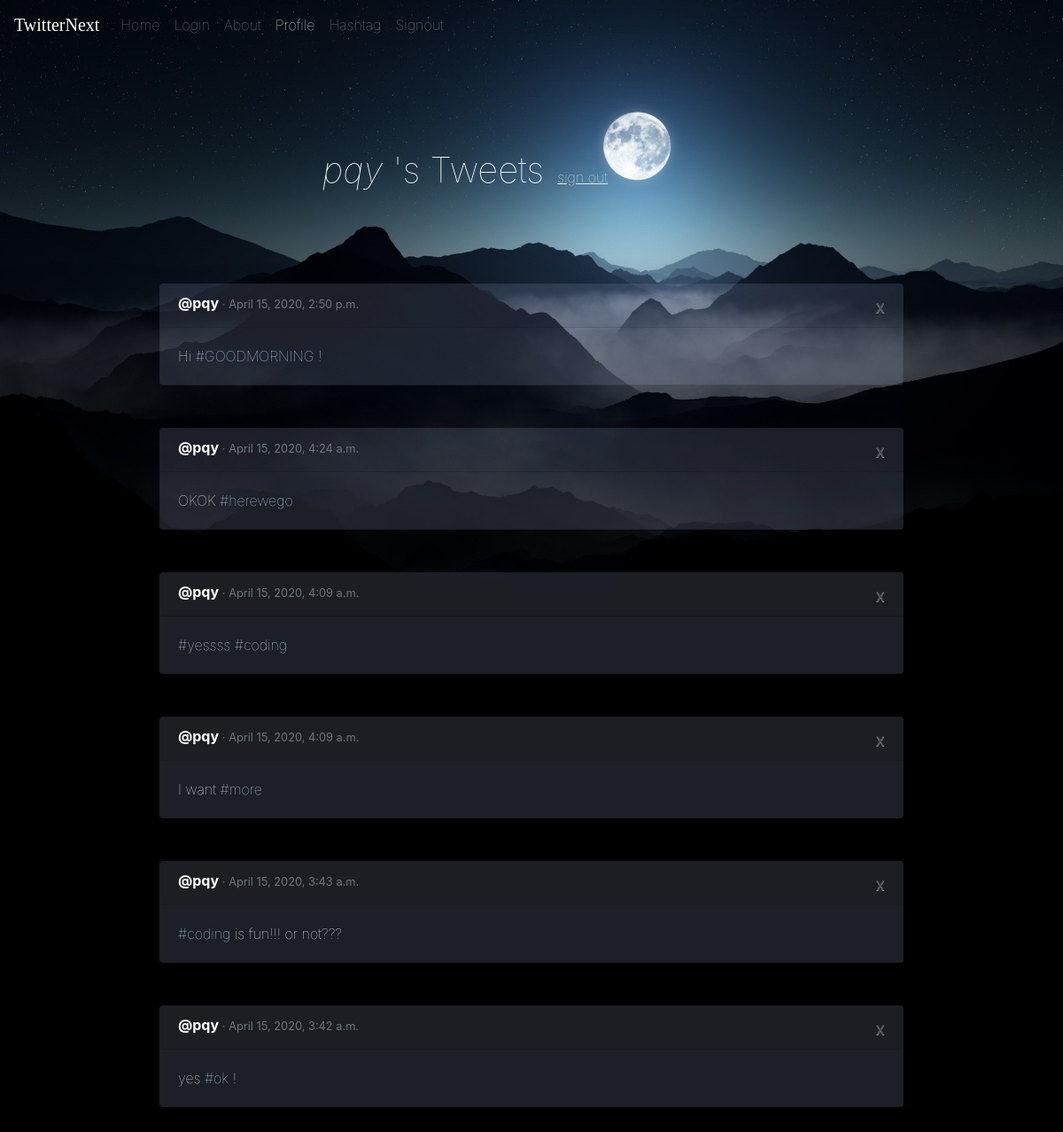
The page /profile/ (signed in) on the database its author committed.
### core/models.py (models this page shows, shortened)
class Tweet(models.Model):
    body = models.CharField(max_length=280)
    created_at = models.DateTimeField(auto_now=True)
    author = models.ForeignKey(User, on_delete=models.DO_NOTHING)
    likes = models.ManyToManyField(User, related_name='likes')
    parsed = models.ManyToManyField('TextPair')

class TextPair(models.Model):
    text = models.CharField(max_length=280)
    isHash = models.BooleanField()
    belongTo = models.ForeignKey('Tweet', on_delete=models.CASCADE, null=True)

### core/views.py (the view)
# urls.py: path('profile/', profile, name='profile'),
def profile(request):
    if str(request.user) == "AnonymousUser":
        return render(request, "profile.html", {"tweets": [], "user": request.user, "valid": False})
    tweets = Tweet.objects.filter(
        author=request.user).order_by("created_at").reverse()
    return render(request, "profile.html", {"tweets": tweets, "user": request.user, "valid": True})

### core/templates/profile.html (shortened to what this page needs)
<!DOCTYPE html>
<html lang="en">
<head>
  {% load static %}
  <link rel="stylesheet" type="text/css" href="{% static 'new.css' %}">
  <link rel="stylesheet" href="https://stackpath.bootstrapcdn.com/bootstrap/4.4.1/css/bootstrap.min.css"
 />
</head>
<body class="black2">
  <nav class="navbar navbar-expand-lg navbar-dark bg-transparent">
    <a class="navbar-brand active" href="/home">TwitterNext</a>
    <div class="collapse navbar-collapse" id="navbarSupportedContent">
      <ul class="navbar-nav mr-auto">
        <li class="nav-item">
          <a class="nav-link" href="/home">Home</a>
        </li>
        <li class="nav-item">
          <a class="nav-link" href="/login">Login</a>
        </li>
        <li class="nav-item">
          <a class="nav-link" href="/about">About</a>
        </li>
        <li class="nav-item active">
          <a class="nav-link" href="/profile">Profile</a>
        </li>
        <li class="nav-item">
          <a class="nav-link" href="/hashtagAll">Hashtag</a>
        </li>
        <li class="nav-item">
          <a class="nav-link" href="/signout">Signout</a>
        </li>
      </ul>
    </div>
  </nav>
  <div class="jumbotron bg-transparent">
    <div class="mx-auto dark" style="width: 50%; border-radius: 0px;">
      {% if not valid %}
      <br>
      <br>
      <h1 class="mx-auto pl-1 mt-5">Please <a href="/login" ;"><u>login</u></a> to see your profile: <a href="/login"
          ;">
          {% else %}
          <h1 class="mx-auto pl-5 mt-5"> <em>{{user}}</em> 's Tweets <a href="/signout" ;"><small class="ml-1 h6"><u>
                  sign out</u></small></a></h1>
    </div>
  </div>
  {% for tweet in tweets %}
  <div class="card mx-auto text-white mb-5" style="width: 70%">
    <h6 class="card-header font-weight-light mb-0 align-text-bottom">
      <b class="font-weight-bold">@{{tweet.author}} </b><small class="text-muted"> · {{tweet.created_at}}</small>
      <a class="close text-muted" href="/deletep?id={{tweet.id}}"><small>x</small></a>
    </h6>
    <div class="card-body">
      <p class="card-text">
        {% for element in tweet.parsed.all %}
        {% if element.isHash %}
        <a href="/hashtag?name={{element.text|slice:'1:'}}" type="hashtag">{{element.text}}</a>
        {% else %}
        {{element.text}}
        {% endif %}
        {%endfor%}
    </div>
  </div>
  {%endfor%}
  {% endif %}
</body>
</html>

### core/static/new.css (style rules this page uses)
.black2 { background-image: url("moon3.jpg"); background-size: 100%; background-repeat: no-repeat; background-color: black; }
h1 { color: white !important; opacity: 100%; font-weight: 100 !important; }
p { color: white !important; opacity: 100%; font-weight: 100 !important; }
u { color: rgb(226, 226, 226) !important; opacity: 100%; font-weight: 100 !important; }
small { text-align: right; }
a[type="hashtag"] { color: rgb(194, 226, 255) !important; font-weight: 100; }
a { font-weight: 100 !important; }
.card { background-color: rgba(194, 208, 255, 0.15) !important; }
a.navbar-brand { font-family: 'Megrim', cursive !important; font-stretch: narrower !important; }

### rows shown on the page
Tweet: author "pqy", created_at "April 15, 2020, 2:50 p.m."
TextPair: text "Hi"
TextPair: text "#GOODMORNING"
TextPair: text "!"
Tweet: author "pqy", created_at "April 15, 2020, 4:24 a.m."
TextPair: text "OKOK"
TextPair: text "#herewego"
Tweet: author "pqy", created_at "April 15, 2020, 4:09 a.m."
TextPair: text "#yessss"
TextPair: text "#coding"
Tweet: author "pqy", created_at "April 15, 2020, 4:09 a.m."
TextPair: text "I want"
TextPair: text "#more"
Tweet: author "pqy", created_at "April 15, 2020, 3:43 a.m."
TextPair: text "#coding"
TextPair: text "is fun!!! or not???"
Tweet: author "pqy", created_at "April 15, 2020, 3:42 a.m."
TextPair: text "yes"
TextPair: text "#ok"
TextPair: text "!"

### other values the page prints
{{ user }} "pqy"
